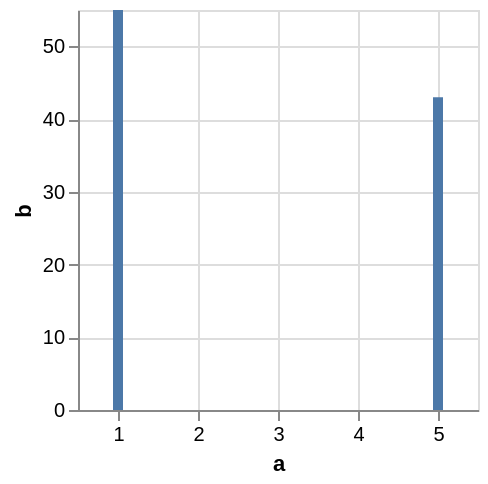

Source (Vega-Lite JSON):
### Vega specification from a JSON file in a GitHub repository (floating-point values rounded to 4 significant figures)
{"$schema": "https://vega.github.io/schema/vega/v5.json", "background": "white", "padding": 5, "width": 200, "height": 200, "style": "cell", "data": [{"name": "source_0", "values": [{"a": 1, "b": 28}, {"a": 1, "b": 55}, {"a": 5, "b": 43}]}, {"name": "data_0", "source": "source_0", "transform": [{"type": "filter", "expr": "isValid(datum[\"a\"]) && isFinite(+datum[\"a\"]) && isValid(datum[\"b\"]) && isFinite(+datum[\"b\"])"}]}], "marks": [{"name": "marks", "type": "rect", "style": ["bar"], "from": {"data": "data_0"}, "encode": {"update": {"fill": {"value": "#4c78a8"}, "ariaRoleDescription": {"value": "bar"}, "description": {"signal": "\"a: \" + (format(datum[\"a\"], \"\")) + \"; b: \" + (format(datum[\"b\"], \"\"))"}, "xc": {"scale": "x", "field": "a"}, "width": {"value": 5}, "y": {"scale": "y", "field": "b"}, "y2": {"scale": "y", "value": 0}}}}], "scales": [{"name": "x", "type": "linear", "domain": {"data": "data_0", "field": "a"}, "range": [0, {"signal": "width"}], "nice": true, "zero": false, "padding": 5}, {"name": "y", "type": "linear", "domain": {"data": "data_0", "field": "b"}, "range": [{"signal": "height"}, 0], "nice": true, "zero": true}], "axes": [{"scale": "x", "orient": "bottom", "gridScale": "y", "grid": true, "tickCount": {"signal": "ceil(width/40)"}, "domain": false, "labels": false, "aria": false, "maxExtent": 0, "minExtent": 0, "ticks": false, "zindex": 0}, {"scale": "y", "orient": "left", "gridScale": "x", "grid": true, "tickCount": {"signal": "ceil(height/40)"}, "domain": false, "labels": false, "aria": false, "maxExtent": 0, "minExtent": 0, "ticks": false, "zindex": 0}, {"scale": "x", "orient": "bottom", "grid": false, "title": "a", "labelAngle": 0, "labelBaseline": "top", "labelFlush": true, "labelOverlap": true, "tickCount": {"signal": "ceil(width/40)"}, "zindex": 0}, {"scale": "y", "orient": "left", "grid": false, "title": "b", "labelOverlap": true, "tickCount": {"signal": "ceil(height/40)"}, "zindex": 0}]}
